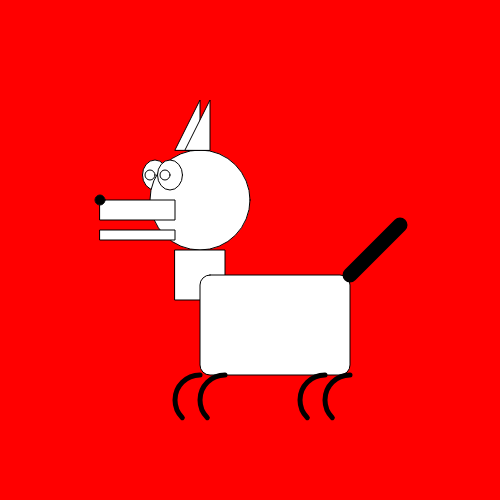
Frame 1 (no input)
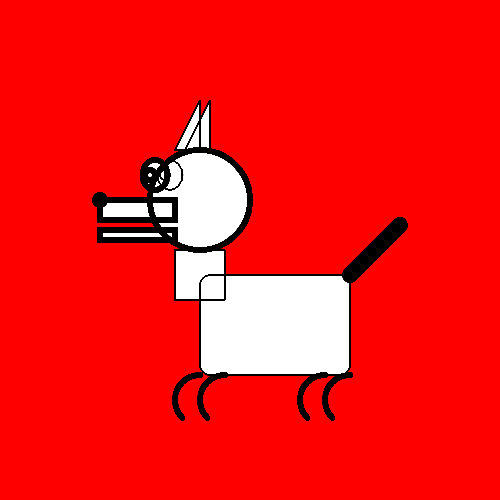
Frame 60 (no input)
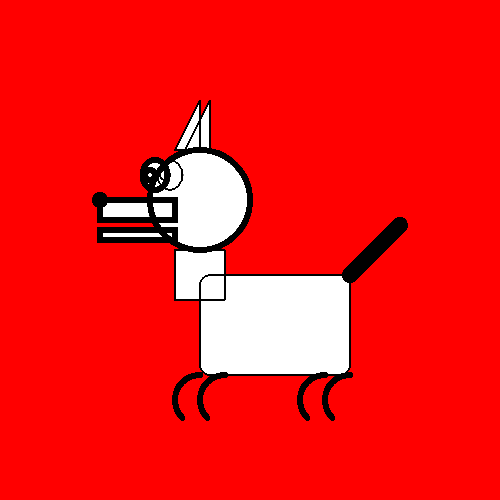
Frame 120 (the mouse pressed at the canvas centre since frame 60)

The p5.js sketch that drew these frames (run headless with seeded random() and noise() and a simulated clock; from frame 60 on, the mouse is pressed at the canvas centre):

// p5.js sketch
// ── sketch.js
function setup() {
  // put setup code here
  createCanvas(500,500);
  background('black');
  background(255,0,0);
}

function draw() {

//first eye
ellipse(155,175,25,30);
//pupil
ellipse(150,175,10,10);

  // head
  ellipse(200,200,100,100);
  //mouth
  rect(100,200,75,20);
  rect(100,230,75,10);


  //nose
  ellipse(100,200,10,10);

  strokeWeight(10);
  point(100,200);
strokeWeight(1);


  //eyes
  ellipse(170,175,25,30);

  //second pupil
  ellipse(165,175,10,10);

  //neck
  rect(175,250,50,50);
  //body
  rect(200,275,150,100,10);
  //ears
  triangle(175,150,200,100,200,150);
  triangle(175 + 10, 150,200+10,100,200+10,150);
  //tail
  strokeWeight(15);
  line(350,275, 350+50,275-50);

noFill();
strokeWeight(5);
angleMode(DEGREES);
arc(200,400,50,50,135,270);
arc(225,400,50,50,135,270);
arc(325,400,50,50,135,270);
arc(350,400,50,50,135,270);
}
